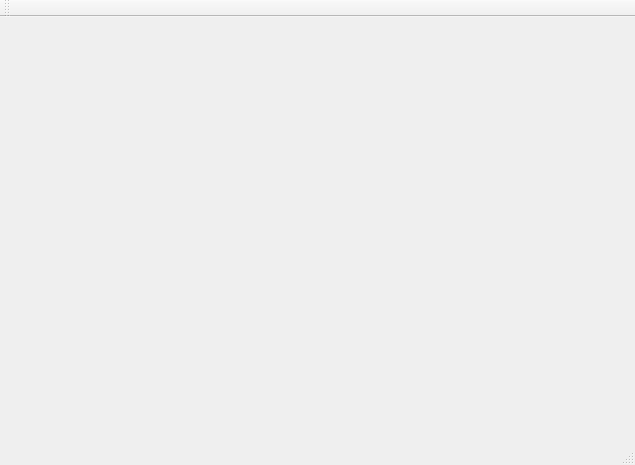
<?xml version="1.0" encoding="UTF-8"?>
<ui version="4.0">
 <class>MainWindow</class>
 <widget class="QMainWindow" name="MainWindow">
  <property name="geometry">
   <rect>
    <x>0</x>
    <y>0</y>
    <width>635</width>
    <height>465</height>
   </rect>
  </property>
  <property name="windowTitle">
   <string>MainWindow</string>
  </property>
  <widget class="PicohelpBrowser" name="centralWidget">
   <layout class="QVBoxLayout" name="verticalLayout"/>
  </widget>
  <widget class="QMenuBar" name="menuBar">
   <property name="geometry">
    <rect>
     <x>0</x>
     <y>0</y>
     <width>635</width>
     <height>23</height>
    </rect>
   </property>
  </widget>
  <widget class="QToolBar" name="mainToolBar">
   <attribute name="toolBarArea">
    <enum>TopToolBarArea</enum>
   </attribute>
   <attribute name="toolBarBreak">
    <bool>false</bool>
   </attribute>
  </widget>
  <widget class="QStatusBar" name="statusBar"/>
 </widget>
 <layoutdefault spacing="6" margin="11"/>
 <customwidgets>
  <customwidget>
   <class>PicohelpBrowser</class>
   <extends>QWidget</extends>
   <header location="global">picohelpbrowser.hh</header>
   <container>1</container>
  </customwidget>
 </customwidgets>
 <resources/>
 <connections/>
</ui>
